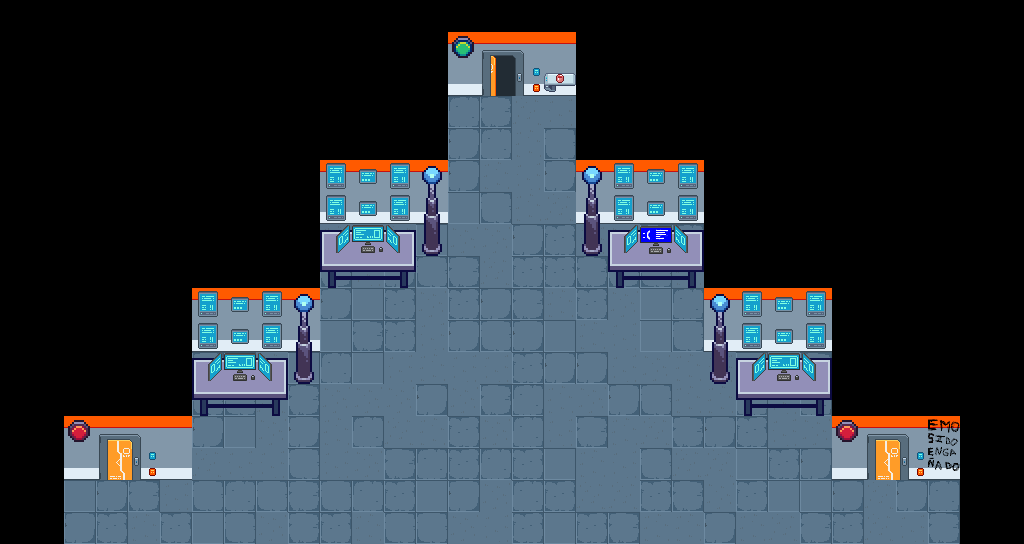

Tiled map render using the project's own tile images. Description and the map definition, with tile-layer contents summarised, below:
An orthogonal 32x17 tile map with 32x32 px tiles, 5 tile layers (suelo, paredes, decoracion, decoracion2, ...), 1 hidden layer not drawn, 4 tilesets and 44 objects.

<map version="1.10" tiledversion="1.11.2" orientation="orthogonal" renderorder="right-down" width="32" height="17" tilewidth="32" tileheight="32" infinite="0" nextlayerid="29" nextobjectid="133">
 <tileset firstgid="1" source="../pixel_cyberpunk_interior_free_1.0.1/pixel-cyberpunk-interior.tsx" />
 <tileset firstgid="232" source="../tiles_laboratory_LandOfPixels/tilesStuff.tsx" />
 <tileset firstgid="824" source="../Fondo_Hub/pixel-cyberpunk-modified_1.tsx" />
 <tileset firstgid="1055" source="../referencias/referencias_2.tsx" />
 <layer id="21" name="suelo" width="32" height="17">
  <data>[544 cells, 228 non-empty, 10 distinct tile ids]</data>
 </layer>
 <layer id="22" name="paredes" width="32" height="17">
  <data>[544 cells, 56 non-empty, 4 distinct tile ids]</data>
 </layer>
 <layer id="24" name="decoracion" width="32" height="17">
  <data>[544 cells, 48 non-empty, 16 distinct tile ids]</data>
 </layer>
 <layer id="26" name="decoracion2" width="32" height="17">
  <data>[544 cells, 3 non-empty, 2 distinct tile ids]</data>
 </layer>
 <layer id="25" name="puerta_abierta" width="32" height="17">
  <data>[544 cells, 41 non-empty, 11 distinct tile ids]</data>
 </layer>
 <layer id="23" name="puerta_cerrada" width="32" height="17" visible="0">
  <data>[544 cells, 41 non-empty, 10 distinct tile ids]</data>
 </layer>
 <objectgroup id="28" name="spawn_enemies">
  <object id="117" x="484.584" y="131.222">
   <point />
  </object>
  <object id="118" x="480.835" y="287.751">
   <point />
  </object>
  <object id="119" x="509.891" y="256.82">
   <point />
  </object>
  <object id="120" x="478.023" y="334.616">
   <point />
  </object>
  <object id="121" x="550.195" y="320.556">
   <point />
  </object>
  <object id="122" x="412.412" y="373.045">
   <point />
  </object>
  <object id="123" x="347.738" y="464.901">
   <point />
  </object>
  <object id="124" x="387.105" y="411.474">
   <point />
  </object>
  <object id="125" x="546.446" y="387.105">
   <point />
  </object>
  <object id="126" x="491.145" y="428.346">
   <point />
  </object>
  <object id="127" x="463.963" y="358.049">
   <point />
  </object>
  <object id="128" x="424.597" y="413.349">
   <point />
  </object>
  <object id="129" x="405.851" y="424.597">
   <point />
  </object>
  <object id="130" x="431.158" y="433.032">
   <point />
  </object>
  <object id="131" x="428.346" y="472.399">
   <point />
  </object>
  <object id="132" x="452.716" y="437.719">
   <point />
  </object>
 </objectgroup>
 <objectgroup id="6" name="spawn_point">
  <object id="1" x="889.543" y="515.089">
   <point />
  </object>
 </objectgroup>
 <objectgroup id="7" name="hitbox_fondo">
  <object id="95" x="320.049" y="160.42" width="128.81" height="62.4294" />
  <object id="96" x="191.239" y="286.859" width="129.6" height="63.2196" />
  <object id="97" x="64.0099" y="415.669" width="126.439" height="60.8489" />
  <object id="98" x="576.089" y="159.63" width="127.23" height="61.6391" />
  <object id="99" x="703.399" y="288.44" width="127.939" height="63.2196" />
  <object id="100" x="832.919" y="413.298" width="127.23" height="64.8001" />
  <object id="101" x="576.75" y="222.5" width="32.25" height="33.25" />
  <object id="102" x="608.75" y="223" width="96" height="64.75" />
  <object id="103" x="707.667" y="352.333" width="29.6667" height="31.6667" />
  <object id="104" x="737.333" y="353" width="96" height="64.3333" />
  <object id="105" x="192" y="351" width="96.6667" height="64.3333" />
  <object id="106" x="288.667" y="351" width="29.3333" height="33" />
  <object id="107" x="320" y="223" width="97" height="65.6667" />
  <object id="108" x="417.333" y="223.667" width="29.6667" height="32" />
  <object id="109" x="448.333" y="32.3333" width="34" height="63" />
  <object id="110" x="482.333" y="31.6667" width="40.3333" height="18.6667" />
  <object id="111" x="524.333" y="33" width="51.6667" height="62.3333" />
  <object id="112" x="417" y="95.6667" width="31.6667" height="64.3333" />
  <object id="113" x="576" y="95" width="31.6667" height="65" />
  <object id="114" x="30.6667" y="481" width="33.6667" height="63" />
  <object id="115" x="64.3333" y="544" width="928.333" height="9.66667" />
  <object id="116" x="960" y="479.333" width="32.6667" height="62.3333" />
 </objectgroup>
 <objectgroup id="8" name="puerta">
  <object id="84" x="502.667" y="76.6667">
   <point />
  </object>
 </objectgroup>
 <objectgroup id="10" name="spawn_cofre">
  <object id="35" x="368.333" y="333">
   <point />
  </object>
  <object id="44" x="628.296" y="328.334">
   <point />
  </object>
  <object id="92" x="736.323" y="455.459">
   <point />
  </object>
  <object id="93" x="239.333" y="464">
   <point />
  </object>
 </objectgroup>
</map>
